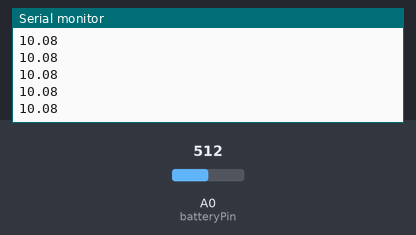
Recording of a sketch running on a simulated Arduino Uno, built with avr-gcc and run on an emulated ATmega328P. Parts: the last lines printed to the serial monitor. Inputs (shaded band) come from the test bench; at power-on: A0 (batteryPin) = 512.

Above: at 1.2 s.
1.3 s: A0 (batteryPin) set to 716
At 1.68 s:
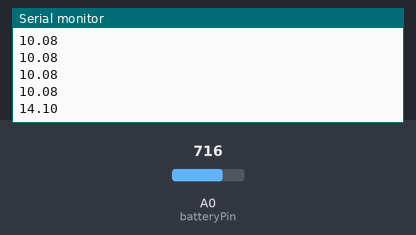
2.8 s: A0 (batteryPin) set to 900
At 2.94 s:
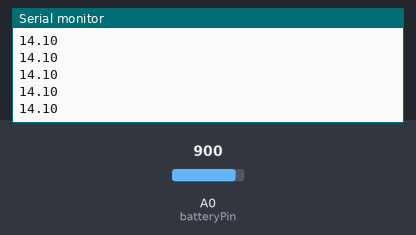
Timing chart, 0 to 5.8 s (numbered marks = the images above; inputs shaded):
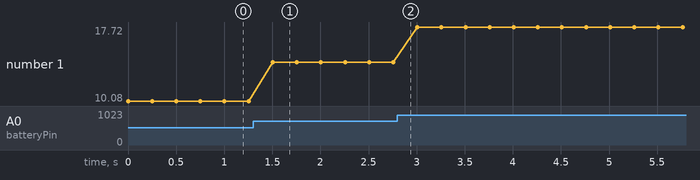

Measured:
- after the input at 1.3 s, the serial monitor: prints a new line after 0.20 s (image 1)
- plotted number 1: 10.08 → 14.1 after the input at 1.3 s, 14.1 → 17.72 after the input at 2.8 s

The sketch:

VoltMeter20vmax_Concept.ino
```cpp
const float referenceVolts = 5.02; // measured ref voltage

const float R1 = 3022; //measured resistance
const float R2 = 1001; //measured resistance
// determine by voltage divider resistors, see text
// http://arduinotronics.blogspot.com/2011/03/monitoring-voltage-of-dc-battery-supply.html


const float resistorFactor = 255 / (R2/(R1 + R2));
const int batteryPin = 0; // +V from battery is connected to analog pin 0
const float multiplier = (R1+R2)/R2;  // to return to normal voltage
void setup()
{
Serial.begin(9600);
}

void loop()
{
int val = analogRead(batteryPin); // read the value from the sensor
float volts = (val / resistorFactor) * referenceVolts ; // Calculate stepped down voltage input
float volts2 = (volts * multiplier);  //need to multiply to get real voltage + add calculated correction
Serial.println(volts2);
delay(250);
}
```
